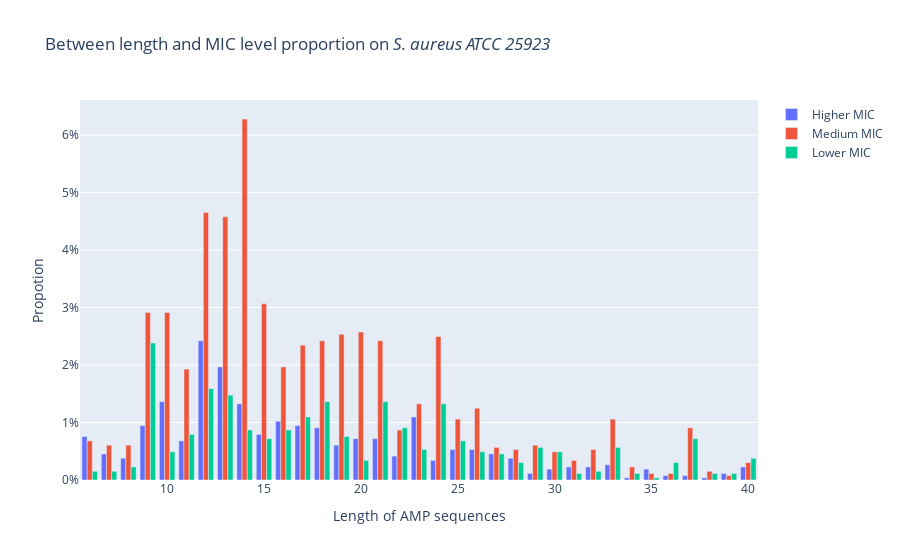

Notebook code cell kept with this figure:
### Code cell
fig = go.Figure(data=[
    go.Bar(name='Higher MIC', x=SA_MIC['Length'], y=SA_MIC['Higher']/2644),
    go.Bar(name='Medium MIC', x=SA_MIC['Length'], y=SA_MIC['Medium']/2644),
    go.Bar(name='Lower MIC', x=SA_MIC['Length'], y=SA_MIC['Lower']/2644),
])
# Change layout
fig.update_layout(title_text='Between length and MIC level proportion on <i>S. aureus ATCC 25923<i>',
                  barmode='group',xaxis_title ='Length of AMP sequences',yaxis={'tickformat': '.0%','title': 'Propotion'})
fig.show()
